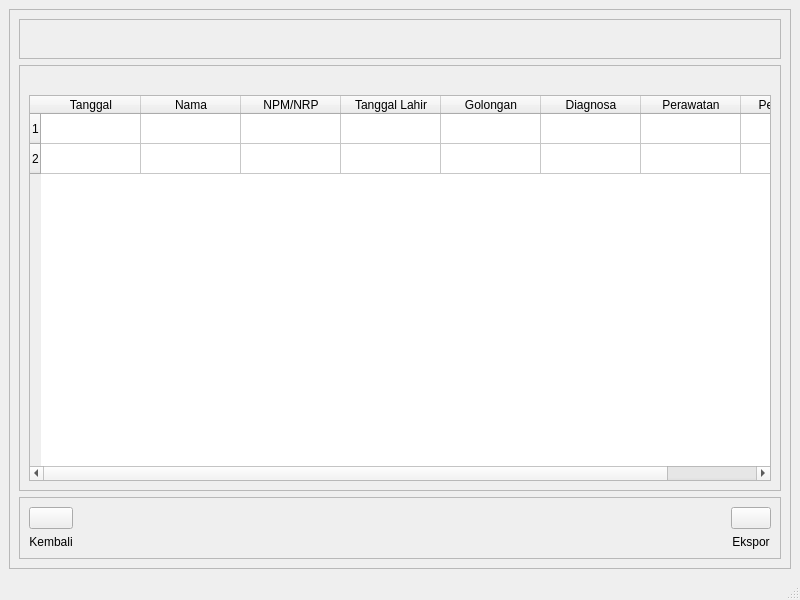
<?xml version="1.0" encoding="UTF-8"?>
<ui version="4.0">
 <class>MainWindow</class>
 <widget class="QMainWindow" name="MainWindow">
  <property name="geometry">
   <rect>
    <x>0</x>
    <y>0</y>
    <width>800</width>
    <height>600</height>
   </rect>
  </property>
  <property name="windowTitle">
   <string>MainWindow</string>
  </property>
  <widget class="QWidget" name="centralwidget">
   <layout class="QGridLayout" name="gridLayout">
    <item row="0" column="1">
     <widget class="QFrame" name="frame">
      <property name="frameShape">
       <enum>QFrame::StyledPanel</enum>
      </property>
      <property name="frameShadow">
       <enum>QFrame::Raised</enum>
      </property>
      <layout class="QGridLayout" name="gridLayout_5">
       <item row="0" column="0">
        <widget class="QFrame" name="frame_2">
         <property name="frameShape">
          <enum>QFrame::StyledPanel</enum>
         </property>
         <property name="frameShadow">
          <enum>QFrame::Raised</enum>
         </property>
         <layout class="QGridLayout" name="gridLayout_3">
          <item row="0" column="0">
           <layout class="QHBoxLayout" name="horizontalLayout">
            <item>
             <widget class="QLabel" name="label_3">
              <property name="text">
               <string/>
              </property>
              <property name="pixmap">
               <pixmap resource="Ngampus!/Semester 5/Praktek Kerja Lapangan/UI/img_rsc.qrc">:/images/img/upn logo.png</pixmap>
              </property>
              <property name="scaledContents">
               <bool>true</bool>
              </property>
             </widget>
            </item>
            <item>
             <widget class="QLabel" name="label">
              <property name="text">
               <string/>
              </property>
              <property name="pixmap">
               <pixmap resource="Ngampus!/Semester 5/Praktek Kerja Lapangan/UI/img_rsc.qrc">:/images/img/poli gigi logo.png</pixmap>
              </property>
             </widget>
            </item>
           </layout>
          </item>
          <item row="0" column="1">
           <spacer name="horizontalSpacer">
            <property name="orientation">
             <enum>Qt::Horizontal</enum>
            </property>
            <property name="sizeHint" stdset="0">
             <size>
              <width>258</width>
              <height>20</height>
             </size>
            </property>
           </spacer>
          </item>
         </layout>
        </widget>
       </item>
       <item row="1" column="0">
        <widget class="QFrame" name="frame_4">
         <property name="frameShape">
          <enum>QFrame::StyledPanel</enum>
         </property>
         <property name="frameShadow">
          <enum>QFrame::Raised</enum>
         </property>
         <layout class="QGridLayout" name="gridLayout_4">
          <item row="0" column="0">
           <spacer name="horizontalSpacer_3">
            <property name="orientation">
             <enum>Qt::Horizontal</enum>
            </property>
            <property name="sizeHint" stdset="0">
             <size>
              <width>739</width>
              <height>20</height>
             </size>
            </property>
           </spacer>
          </item>
          <item row="1" column="0">
           <widget class="QTableWidget" name="tableWidget">
            <row>
             <property name="text">
              <string>1</string>
             </property>
            </row>
            <row>
             <property name="text">
              <string>2</string>
             </property>
            </row>
            <column>
             <property name="text">
              <string>Tanggal</string>
             </property>
            </column>
            <column>
             <property name="text">
              <string>Nama</string>
             </property>
            </column>
            <column>
             <property name="text">
              <string>NPM/NRP</string>
             </property>
            </column>
            <column>
             <property name="text">
              <string>Tanggal Lahir</string>
             </property>
            </column>
            <column>
             <property name="text">
              <string>Golongan</string>
             </property>
            </column>
            <column>
             <property name="text">
              <string>Diagnosa</string>
             </property>
            </column>
            <column>
             <property name="text">
              <string>Perawatan</string>
             </property>
            </column>
            <column>
             <property name="text">
              <string>Pengobatan</string>
             </property>
            </column>
           </widget>
          </item>
         </layout>
        </widget>
       </item>
       <item row="2" column="0">
        <widget class="QFrame" name="frame_3">
         <property name="frameShape">
          <enum>QFrame::StyledPanel</enum>
         </property>
         <property name="frameShadow">
          <enum>QFrame::Raised</enum>
         </property>
         <layout class="QGridLayout" name="gridLayout_2">
          <item row="0" column="0">
           <layout class="QVBoxLayout" name="verticalLayout_2">
            <item>
             <widget class="QPushButton" name="pushButton_2">
              <property name="text">
               <string/>
              </property>
              <property name="icon">
               <iconset resource="Ngampus!/Semester 5/Praktek Kerja Lapangan/UI/img_rsc.qrc">
                <normaloff>:/images/img/balik.png</normaloff>:/images/img/balik.png</iconset>
              </property>
              <property name="iconSize">
               <size>
                <width>60</width>
                <height>60</height>
               </size>
              </property>
             </widget>
            </item>
            <item>
             <widget class="QLabel" name="label_4">
              <property name="text">
               <string>Kembali</string>
              </property>
              <property name="alignment">
               <set>Qt::AlignCenter</set>
              </property>
             </widget>
            </item>
           </layout>
          </item>
          <item row="0" column="1">
           <spacer name="horizontalSpacer_2">
            <property name="orientation">
             <enum>Qt::Horizontal</enum>
            </property>
            <property name="sizeHint" stdset="0">
             <size>
              <width>588</width>
              <height>20</height>
             </size>
            </property>
           </spacer>
          </item>
          <item row="0" column="2">
           <layout class="QVBoxLayout" name="verticalLayout">
            <item>
             <widget class="QPushButton" name="pushButton">
              <property name="text">
               <string/>
              </property>
              <property name="icon">
               <iconset resource="Ngampus!/Semester 5/Praktek Kerja Lapangan/UI/img_rsc.qrc">
                <normaloff>:/images/img/export.png</normaloff>:/images/img/export.png</iconset>
              </property>
              <property name="iconSize">
               <size>
                <width>60</width>
                <height>60</height>
               </size>
              </property>
             </widget>
            </item>
            <item>
             <widget class="QLabel" name="label_5">
              <property name="text">
               <string>Ekspor</string>
              </property>
              <property name="alignment">
               <set>Qt::AlignCenter</set>
              </property>
             </widget>
            </item>
           </layout>
          </item>
         </layout>
        </widget>
       </item>
      </layout>
     </widget>
    </item>
   </layout>
  </widget>
  <widget class="QMenuBar" name="menubar">
   <property name="geometry">
    <rect>
     <x>0</x>
     <y>0</y>
     <width>800</width>
     <height>21</height>
    </rect>
   </property>
  </widget>
  <widget class="QStatusBar" name="statusbar"/>
 </widget>
 <resources>
  <include location="Ngampus!/Semester 5/Praktek Kerja Lapangan/UI/img_rsc.qrc"/>
 </resources>
 <connections/>
</ui>
